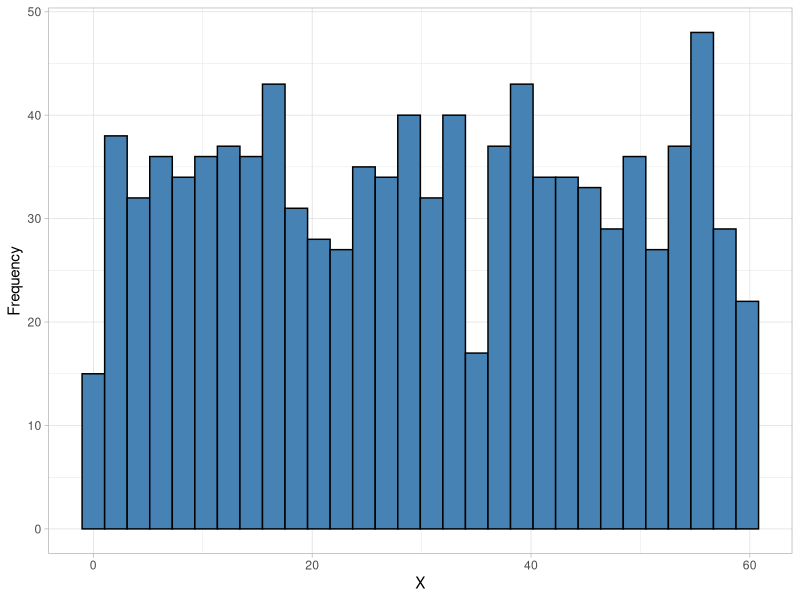
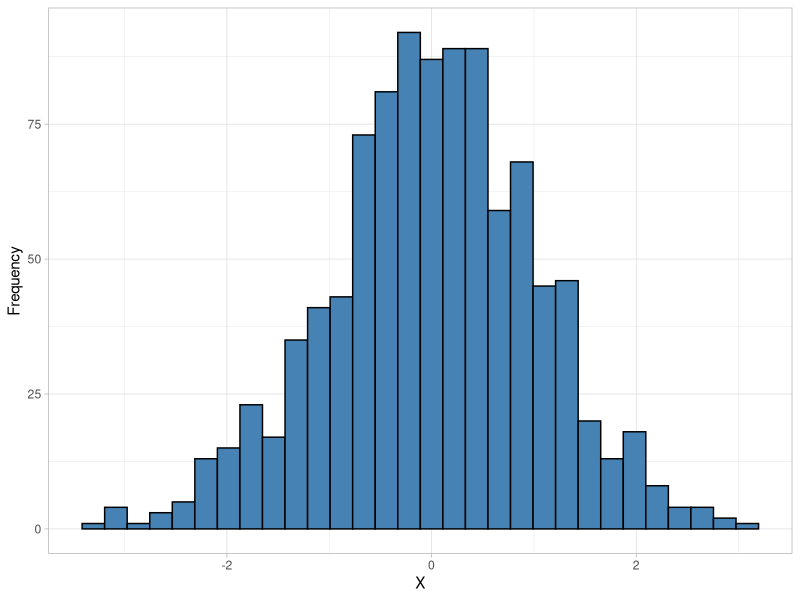

Recreate these plots in R, in order.
library(tidyverse)
# Binomial
dbinom(x=2,size=10,prob=0.12) 
1-pbinom(q=1,size=10,prob=0.12)


# Multinomial
dmultinom(x=c(4,1,2),,prob=c(0.2, 0.3, 0.5))
dmultinom(x=c(0,3,4),,prob=c(0.2, 0.3, 0.5))

# Geometric
dgeom(x=4, prob=0.3)

# Hypergeometric
dhyper(x=4, m=10, n=90, k=15)
1-phyper(q=1, m=10, n=90, k=15)

# Poisson
dpois(x=5,lambda=3)
ppois(q=5,lambda=3)

# Uniform
punif(q=55,min=0,max=60) - punif(q=40,min=0,max=60)
y_unif <- runif(n=1000,min=0,max=60)
ggplot(data.frame(y_unif), aes(y_unif)) +
  geom_histogram(fill="steelblue", color = 'black') +
  theme_light() +
  ylab('Frequency') +
  xlab('X')

# Standard Normal
pnorm(q=-1.68, mean=0, sd=1)
1-pnorm(q=-1.68)
pnorm(q=0)
qnorm(p=0.025, mean=0,sd=1)

x_norm <- rnorm(n=1000,mean=0,sd=1)
ggplot(data.frame(x_norm), aes(x_norm)) +
  geom_histogram(fill="steelblue", color = 'black') +
  theme_light() +
  xlab('X') +
  ylab('Frequency')

# Normal
pnorm(q=20.08,mean=20.05,sd=0.02) - pnorm(q=20.03,mean=20.05,sd=0.02)
pnorm(q=20.06,mean=20.05,sd=0.02)
1-pnorm(q=20.07,mean=20.05,sd=0.02)



# Lognormal
plnorm(q=3,meanlog=1,sdlog=2)

# Exponential
pexp(q=7, rate=1/15.6) - pexp(q=3, rate=0.064)
pexp(q=10, rate=0.064)
qexp(p=0.5, rate=0.064)